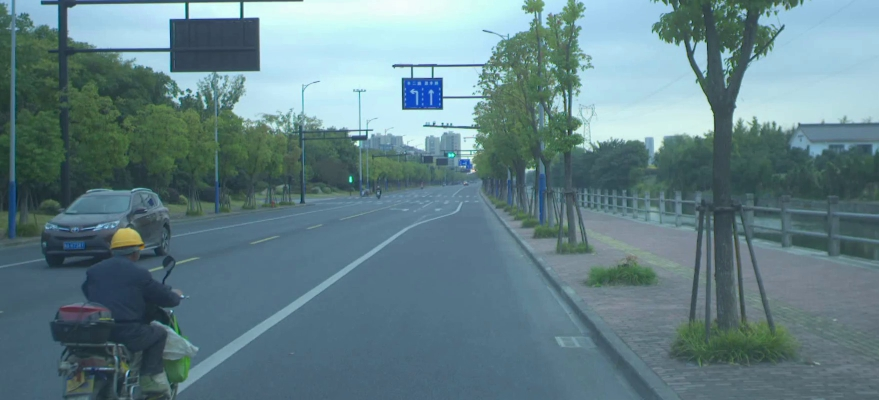
#> input picture data/stereo_video/2018-10-31-06-55-01_2018-10-31-06-55-01-583.jpg, 879 x 400 px; its folder holds only this picture in this run
$ jupyter execute --allow-errors glcm.ipynb
#> lines starting #> are read from the running program, lines starting #| are printed output that depends on the picture
[cell 1]
import matplotlib.pyplot as plt
import cv2
import numpy as np
from pathlib import Path
import os

[cell 2]
frames = []

for child in Path('../data/stereo_video/').iterdir():
    if child.is_file():
        frames.append(cv2.cvtColor(cv2.imread('../data/stereo_video/' + child.name), cv2.COLOR_BGR2RGB))
plt.imshow(frames[0])
plt.show()
print(len(frames))
#| 1

[cell 3]
def glcm(image, d):
  print('type : ', type(image))
#| type :  <class 'numpy.ndarray'>
  print('shape : ', image.shape)
#| shape :  (400, 879)
  print('min : ', np.min(image))
#| min :  29
  print('max : ', np.max(image))
#| max :  250

  glcm_mat = np.zeros((np.max(image) + 1, np.max(image) + 1), dtype=np.uint8)

  for x in range(image.shape[1]-1):
      for y in range(image.shape[0]-1):
        if (x < image.shape[1]) and (y < image.shape[0]) and (x + d[0]) < image.shape[1] and (y + d[1]) < image.shape[0]:
              i = image[y,x]
              j = image[y + d[1],x+d[0]]
              glcm_mat[j,i] = glcm_mat[j,i] + 1
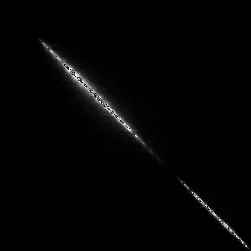
#> glcm_mat: shape (251, 251); min 0, max 255, mean 3.7

  return glcm_mat

glcm_mat = glcm(cv2.cvtColor(frames[0], cv2.COLOR_RGB2GRAY), [1,1])
print(glcm_mat)
#> (printed output is left out)
plt.imshow(glcm_mat, cmap='gray')

# Normalize the GLCM
glcm_mat = glcm_mat / np.max(glcm_mat)
plt.show()
print('normalized GLCM')
plt.imshow(glcm_mat * 255)
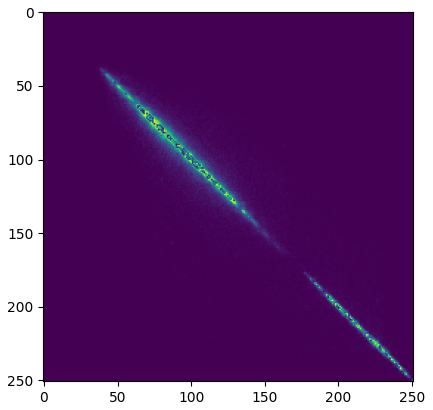
#> figure drawn by matplotlib, 1 panel

#> (a cell that did not finish here is left out)

#> (a cell that did not finish here is left out)

GLCM of the segmented images

[cell 6]
images = []

#> (the rest of this cell did not finish here and is left out)

[cell 7]
# Features derived from the GLCM.
def get_uniformaty(glcm_matrix):
   # Sum of square of entry in matrix.
   u = 0
   for x in range(glcm_matrix.shape[1]):
      for y in range(glcm_matrix.shape[0]):
         u = glcm_matrix[y, x] * glcm_matrix[y, x]

   return u

[cell 8]
ds = [[1, 1], [1, 0], [0, 1], [0, 0]]

for image in images:
    print('original image')
    plt.imshow(image, cmap='gray')
    plt.show()
    for d in ds:
        print("d =", d)
        glcm_mat = glcm(image, d)
        print('UNIFORMATY : ', get_uniformaty(glcm_mat / np.max(glcm_mat)))
        print('Maximum probability', np.max(glcm_mat) / np.sum(glcm_mat))
        print('glcm matrix')
        plt.imshow(glcm_mat)
        plt.show()

$ run again, on data/stereo_video/2018-10-31-06-55-01_2018-10-31-06-55-02-684.jpg
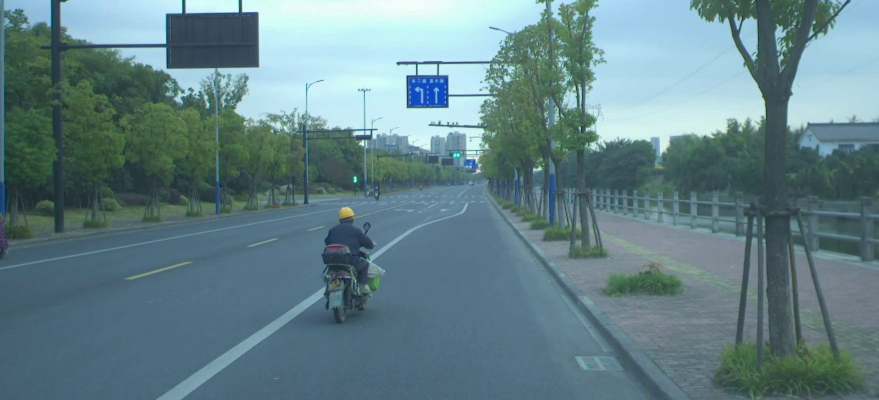
#> input picture data/stereo_video/2018-10-31-06-55-01_2018-10-31-06-55-02-684.jpg, 879 x 400 px
#| 1
#| type :  <class 'numpy.ndarray'>
#| shape :  (400, 879)
#| min :  31
#| max :  251
#> after the loop in glcm, `for x in range(image.shape[1]-1):`:
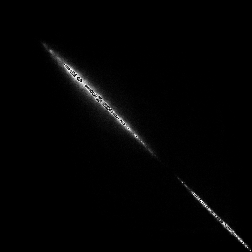
#> glcm_mat: shape (252, 252); min 0, max 255, mean 3.6
#> (printed output is left out)
#> `[cell 3] def glcm(image, d): print('type : ', type(image)) print('shap..`:
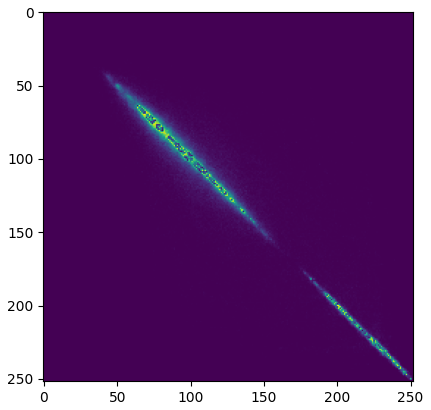
#> figure drawn by matplotlib, 1 panel

$ run again, on data/stereo_video/2018-10-31-06-55-01_2018-10-31-06-55-03-383.jpg
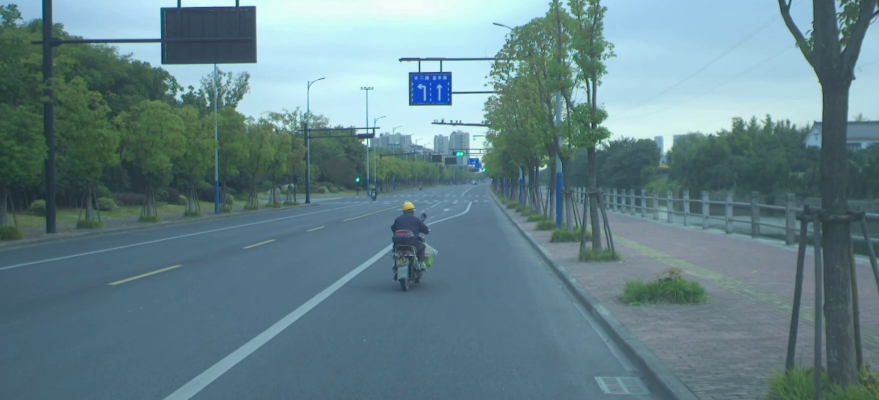
#> input picture data/stereo_video/2018-10-31-06-55-01_2018-10-31-06-55-03-383.jpg, 879 x 400 px
#| 1
#| type :  <class 'numpy.ndarray'>
#| shape :  (400, 879)
#| min :  37
#| max :  251
#> after the loop in glcm, `for x in range(image.shape[1]-1):`:
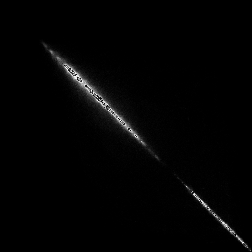
#> glcm_mat: shape (252, 252); min 0, max 254, mean 3.5
#> (printed output is left out)
#> `[cell 3] def glcm(image, d): print('type : ', type(image)) print('shap..`:
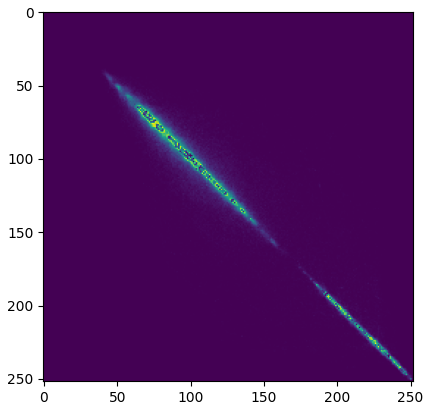
#> figure drawn by matplotlib, 1 panel

$ run again, on data/stereo_video/2018-10-31-06-55-01_2018-10-31-06-55-01-883.jpg
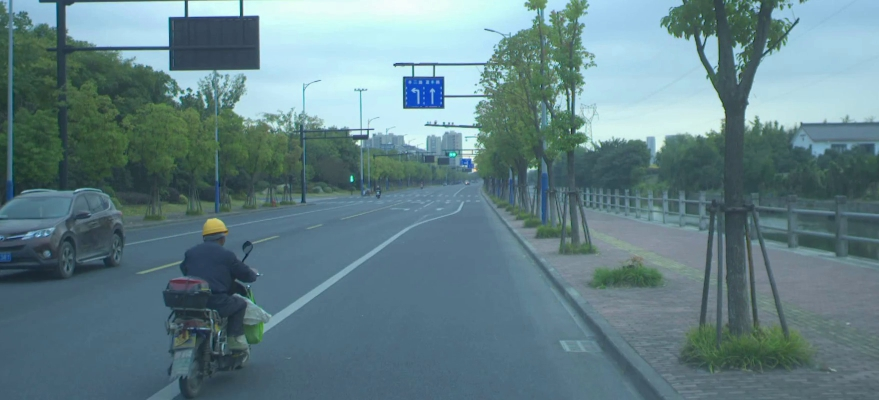
#> input picture data/stereo_video/2018-10-31-06-55-01_2018-10-31-06-55-01-883.jpg, 879 x 400 px
#| 1
#| type :  <class 'numpy.ndarray'>
#| shape :  (400, 879)
#| min :  29
#| max :  251
#> after the loop in glcm, `for x in range(image.shape[1]-1):`:
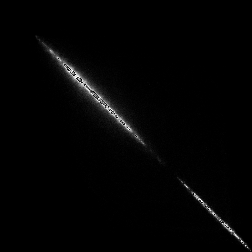
#> glcm_mat: shape (252, 252); min 0, max 255, mean 3.7
#> (printed output is left out)
#> `[cell 3] def glcm(image, d): print('type : ', type(image)) print('shap..`:
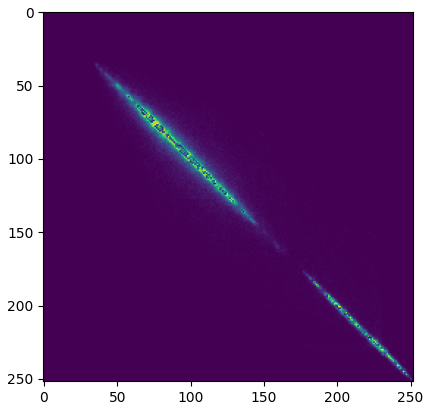
#> figure drawn by matplotlib, 1 panel
